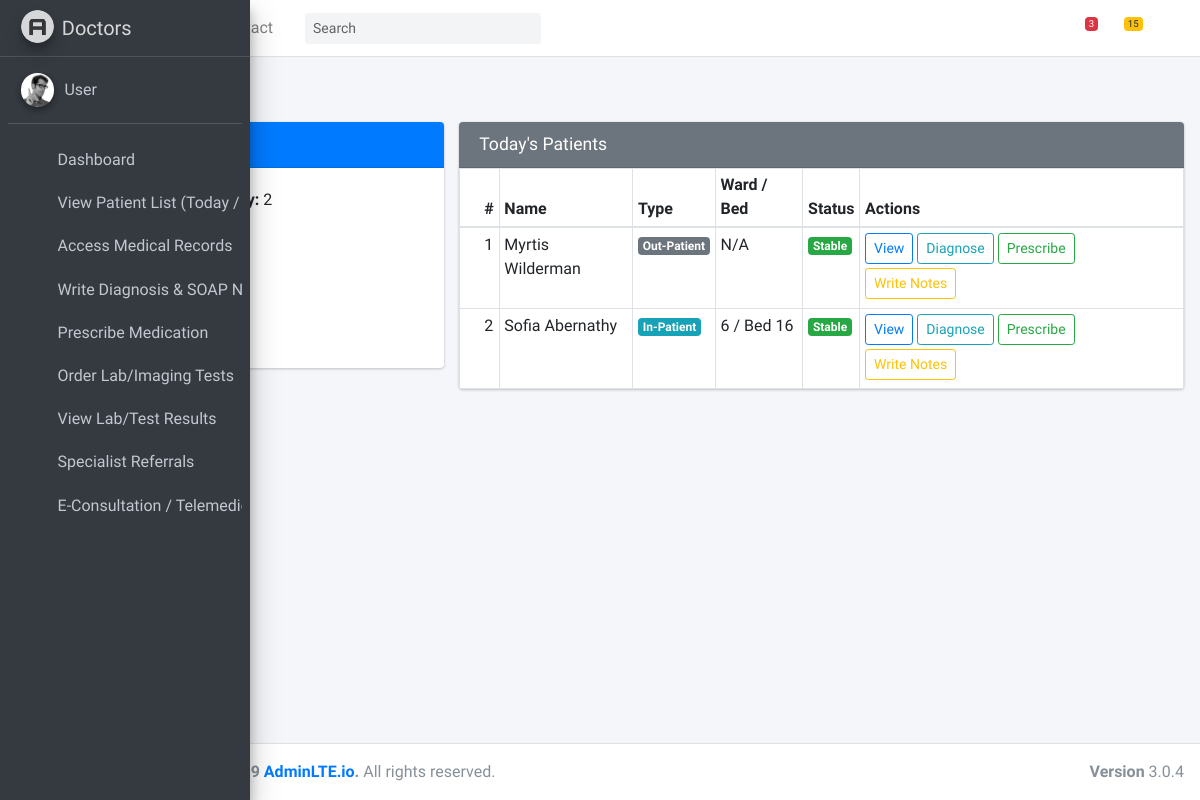
The app's page /patient_list, older data.
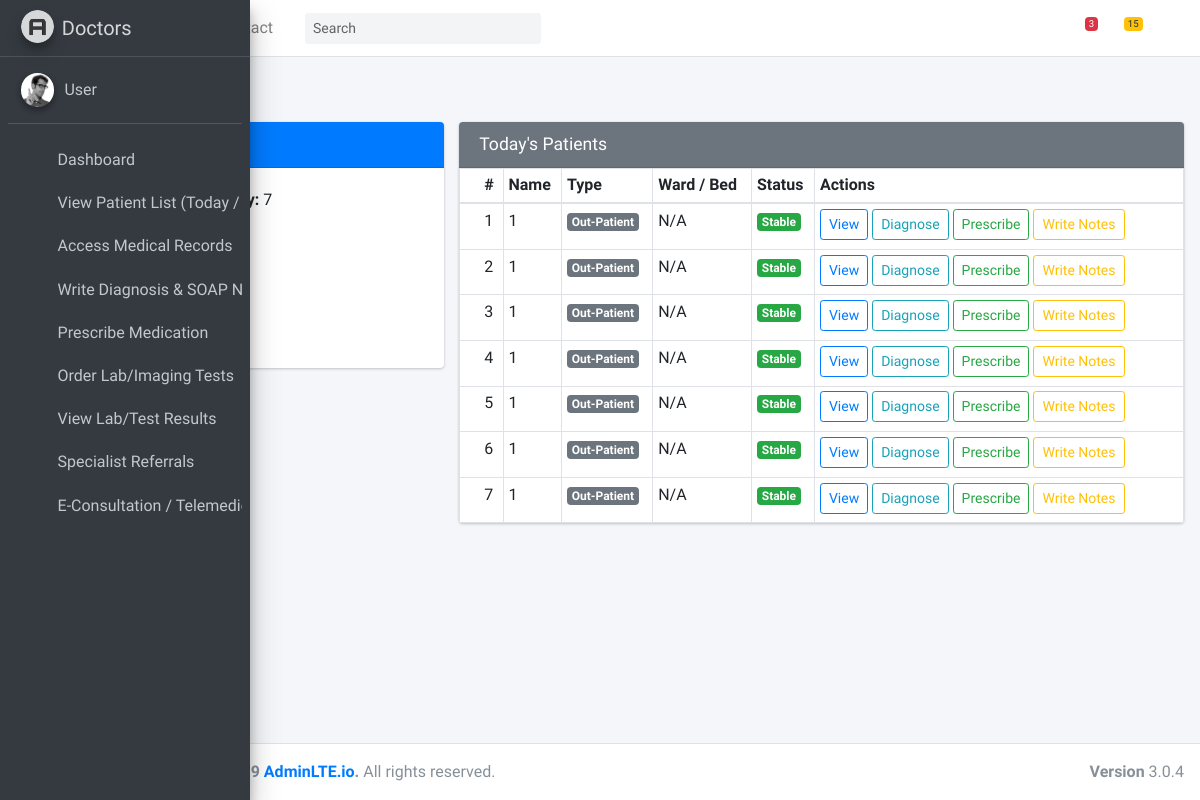
The same page, newer data.
### hospapp/models.py (models this page shows, shortened)
class Patient(models.Model):
    GENDER_CHOICES = (
        ('M', 'Male'),
        ('F', 'Female'),
        ('O', 'Other'),
    )
    BLOOD_GROUP_CHOICES = (
        ('A+', 'A+'), ('A-', 'A-'),
        ('B+', 'B+'), ('B-', 'B-'),
        ('AB+', 'AB+'), ('AB-', 'AB-'),
        ('O+', 'O+'), ('O-', 'O-'),
    )
    STATUS_CHOICES = (
        ('stable', 'Stable'),
        ('critical', 'Critical'),
        ('recovered', 'Recovered'),
    )
    full_name = models.CharField(max_length=200)
    first_name = models.CharField(max_length=50)
    last_name = models.CharField(max_length=50)
    gender = models.CharField(max_length=1, choices=GENDER_CHOICES)
    date_of_birth = models.DateField()
    phone = models.CharField(max_length=15)
    email = models.EmailField(blank=True, null=True)
    address = models.TextField()
    blood_group = models.CharField(max_length=3, choices=BLOOD_GROUP_CHOICES, default='O+')
    next_of_kin_name = models.CharField(max_length=100)
    next_of_kin_phone = models.CharField(max_length=15)
    is_inpatient = models.BooleanField(default=False)
    photo = models.ImageField(upload_to='patient_photos/', blank=False, null=True)
    date_registered = models.DateTimeField(auto_now_add=True)
    ward = models.ForeignKey(Ward, null=True, blank=True, on_delete=models.SET_NULL)
    bed = models.ForeignKey(Bed, null=True, blank=True, on_delete=models.SET_NULL)
    status = models.CharField(max_length=20, choices=STATUS_CHOICES, default='stable')
    diagnosis = models.TextField(null=True, blank=True)
    medication = models.TextField(null=True, blank=True)
    notes = models.TextField(null=True, blank=True)

class Ward(models.Model):
    name = models.CharField(max_length=100, unique=True)

class Bed(models.Model):
    ward = models.ForeignKey(Ward, on_delete=models.CASCADE, related_name='beds')
    bed_number = models.CharField(max_length=20)
    is_occupied = models.BooleanField(default=False)

### hospapp/views.py (the view)
# urls.py: path('patient_list', views.patient_list, name='patient_list'),
def patient_list(request):
    patients = Patient.objects.all()
    inpatients = patients.filter(is_inpatient=True)
    outpatients = patients.filter(is_inpatient=False)
    critical_count = patients.filter(status="critical").count()
    context = {
        'patients': patients,
        'inpatients': inpatients,
        'outpatients': outpatients,
        'critical_count': critical_count
    }
    return render(request, 'doctors/patient_list.html', context)

### hospapp/templates/doctors/patient_list.html (shortened to what this page needs)
{% extends "doctors/base.html" %}
{% load static %}
{% block content %}
<div class="content-header">
    <div class="container-fluid">
        <h1 class="m-0 text-dark">Patient List</h1>
    </div>
</div>
<section class="content">
    <div class="container-fluid">
        <div class="row">
            <div class="col-md-4">
                <div class="card card-primary">
                    <div class="card-header">
                        <h3 class="card-title">Summary</h3>
                    </div>
                    <div class="card-body">
                        <p><strong>Total Patients Today:</strong> {{ patients|length }}</p>
                        <p><strong>In-Patients:</strong> {{ inpatients|length }}</p>
                        <p><strong>Out-Patients:</strong> {{ outpatients|length }}</p>
                        <p><strong>Critical Cases:</strong> {{ critical_count }}</p>
                    </div>
                </div>
            </div>
            <div class="col-md-8">
                <div class="card card-secondary">
                    <div class="card-header">
                        <h3 class="card-title">Today's Patients</h3>
                    </div>
                    <div class="card-body p-0">
                        <div class="table-responsive">
                            <table class="table table-bordered table-sm mb-0">
                                <thead>
                                    <tr>
                                        <th>#</th>
                                        <th>Name</th>
                                        <th>Type</th>
                                        <th>Ward / Bed</th>
                                        <th>Status</th>
                                        <th>Actions</th>
                                    </tr>
                                </thead>
                                <tbody>
                                    {% for patient in patients %}
                                        <tr>
                                            <td>{{ forloop.counter }}</td>
                                            <td>{{ patient.full_name }}</td>
                                            <td>
                                                {% if patient.is_inpatient %}
                                                    <span class="badge badge-info">In-Patient</span>
                                                {% else %}
                                                    <span class="badge badge-secondary">Out-Patient</span>
                                                {% endif %}
                                            </td>
                                            <td>
                                                {% if patient.ward %}
                                                    {{ patient.ward.name }} / Bed {{ patient.bed.bed_number }}
                                                {% else %}
                                                    N/A
                                                {% endif %}
                                            </td>
                                            <td>
                                                {% if patient.status == "stable" %}
                                                    <span class="badge badge-success">Stable</span>
                                                {% elif patient.status == "critical" %}
                                                    <span class="badge badge-danger">Critical</span>
                                                {% else %}
                                                    <span class="badge badge-warning">{{ patient.status|capfirst }}</span>
                                                {% endif %}
                                            </td>
                                            <td>
                                                <a href="{% url 'view_patient' patient.id %}" class="btn btn-sm btn-outline-primary mb-1">View</a>
                                                <a href="{% url 'add_diagnosis' patient.id %}" class="btn btn-sm btn-outline-info mb-1">Diagnose</a>
                                                <a href="{% url 'prescribe_med' patient.id %}" class="btn btn-sm btn-outline-success mb-1">Prescribe</a>
                                                <a href="{% url 'write_notes' patient.id %}" class="btn btn-sm btn-outline-warning mb-1">Write Notes</a>
                                            </td>
                                        </tr>
                                    {% empty %}
                                        <tr>
                                            <td colspan="6" class="text-center">No patients found.</td>
                                        </tr>
                                    {% endfor %}
                                </tbody>
                            </table>
                        </div>
                    </div>
                </div>
            </div>
        </div>
    </div>
</section>
{% endblock %}

### hospapp/templates/doctors/base.html (shortened to what this page needs)
{% load static %}
<!DOCTYPE html>
<html>
<head>
    <link rel="stylesheet" href="{% static 'plugins/fontawesome-free/css/all.min.css' %}">
    <link rel="stylesheet" href="https://code.ionicframework.com/ionicons/2.0.1/css/ionicons.min.css">
    <link rel="stylesheet" href="{% static 'dist/css/adminlte.min.css' %}">
</head>
<body class="hold-transition sidebar-mini sidebar-collapse">
    <div class="wrapper">
        <nav class="main-header navbar navbar-expand navbar-white navbar-light">
            <ul class="navbar-nav">
                <li class="nav-item">
                    <a class="nav-link" data-widget="pushmenu" href="#" role="button"><i class="fas fa-bars"></i></a>
                </li>
                <li class="nav-item d-none d-sm-inline-block">
                    <a href="{% static 'index3.html' %}" class="nav-link">Home</a>
                </li>
                <li class="nav-item d-none d-sm-inline-block">
                    <a href="#" class="nav-link">Contact</a>
                </li>
            </ul>
            <form class="form-inline ml-3">
                <div class="input-group input-group-sm">
                    <input class="form-control form-control-navbar" type="search" placeholder="Search"
                        aria-label="Search">
                    <div class="input-group-append">
                        <button class="btn btn-navbar" type="submit">
                            <i class="fas fa-search"></i>
                        </button>
                    </div>
                </div>
            </form>
            <ul class="navbar-nav ml-auto">
                <li class="nav-item dropdown">
                    <a class="nav-link" data-toggle="dropdown" href="#">
                        <i class="far fa-comments"></i>
                        <span class="badge badge-danger navbar-badge">3</span>
                    </a>
                </li>
                <li class="nav-item dropdown">
                    <a class="nav-link" data-toggle="dropdown" href="#">
                        <span class="badge badge-warning navbar-badge">15</span>
                    </a>
                </li>
                <li class="nav-item">
                    <a class="nav-link" data-widget="control-sidebar" data-slide="true" href="#" role="button">
                        <i class="fas fa-th-large"></i>
                    </a>
                </li>
            </ul>
        </nav>
        <aside class="main-sidebar sidebar-dark-primary elevation-4">
            <a href="{% static 'index3.html' %}" class="brand-link">
                <img src="{% static 'dist/img/AdminLTELogo.png' %}" alt="AdminLTE Logo" class="brand-image img-circle elevation-3"
                    style="opacity: .8">
            </a>
            <div class="sidebar">
                <div class="user-panel mt-3 pb-3 mb-3 d-flex">
                    <div class="image">
                        <img src="{% static 'dist/img/user2-160x160.jpg' %}" class="img-circle elevation-2" alt="User Image">
                    </div>
                </div>
                <nav class="mt-2">
                    <ul class="nav nav-pills nav-sidebar flex-column" data-widget="treeview" role="menu"
                        data-accordion="false">
                        <li class="nav-item has-treeview">
                            <a href="{% url 'doctors' %}" class="nav-link">
                                <i class="nav-icon fas fa-th-large"></i>
                            </a>
                        </li>
                        <li class="nav-item has-treeview">
                            <a href="{% url 'patient_list' %}" class="nav-link">
                                <i class="nav-icon fas fa-users"></i>
                            </a>
                        </li>
                        <li class="nav-item has-treeview">
                            <a href="{% url 'access_medical_records' %}" class="nav-link">
                                <i class="nav-icon fas fa-file-medical"></i>
                            </a>
                        </li>
                        <li class="nav-item has-treeview">
                            <a href="#" class="nav-link">
                                <i class="nav-icon fas fa-pencil-alt"></i>
                            </a>
                        </li>
                        <li class="nav-item has-treeview">
                            <a href="#" class="nav-link">
                                <i class="nav-icon fas fa-prescription-bottle-alt"></i>
                            </a>
                        </li>
                        <li class="nav-item has-treeview">
                            <a href="#" class="nav-link">
                                <i class="nav-icon fas fa-vials"></i>
                            </a>
                        </li>
                        <li class="nav-item has-treeview">
                            <a href="#" class="nav-link">
                                <i class="nav-icon fas fa-file-medical-alt"></i>
                            </a>
                        </li>
                        <li class="nav-item has-treeview">
                            <a href="#" class="nav-link">
                                <i class="nav-icon fas fa-user-md"></i>
                            </a>
                        </li>
                        <li class="nav-item has-treeview">
                            <a href="#" class="nav-link">
                                <i class="nav-icon fas fa-video"></i>
                            </a>
                        </li>
                    </ul>
                </nav>
            </div>
        </aside>
        <div class="content-wrapper">
            {% block content %}
            {% endblock %}
        </div>
        <footer class="main-footer">
            <div class="float-right d-none d-sm-block">
                <b>Version</b> 3.0.4
            </div>
            <strong>Copyright &copy; 2014-2019 <a href="http://adminlte.io">AdminLTE.io</a>.</strong> All rights
            reserved.
        </footer>
    </div>
</body>
</html>

Row changes from the older to the newer data that the page shows:
removed Patient: full_name "Myrtis Wilderman", is_inpatient "Out-Patient", shows "N/A", status "Stable"
removed Patient: full_name "Sofia Abernathy", is_inpatient "In-Patient", ward.name "6", bed.bed_number "16", status "Stable"
added Patient: full_name "1", is_inpatient "Out-Patient", shows "N/A", status "Stable"
added Patient: full_name "1", is_inpatient "Out-Patient", shows "N/A", status "Stable"
added Patient: full_name "1", is_inpatient "Out-Patient", shows "N/A", status "Stable"
added Patient: full_name "1", is_inpatient "Out-Patient", shows "N/A", status "Stable"
added Patient: full_name "1", is_inpatient "Out-Patient", shows "N/A", status "Stable"
added Patient: full_name "1", is_inpatient "Out-Patient", shows "N/A", status "Stable"
added Patient: full_name "1", is_inpatient "Out-Patient", shows "N/A", status "Stable"
Text that changed along with them:
{{ patients|length }}: "2" → "7"
{{ inpatients|length }}: "1" → "0"
{{ outpatients|length }}: "1" → "7"
